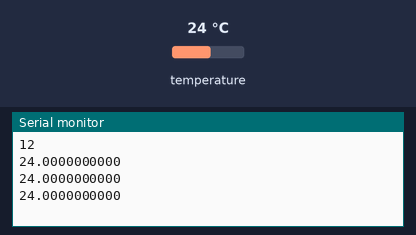
A sketch run on a simulated Arduino Uno, built with avr-gcc and run on an emulated ATmega328P. On the bench: the last lines printed to the serial monitor. The test bench sets the inputs (shaded band); at power-on: temperature 24 °C.

Above: at 2.3 s.
2.4 s: temperature set to 12 °C
At 3.6 s:
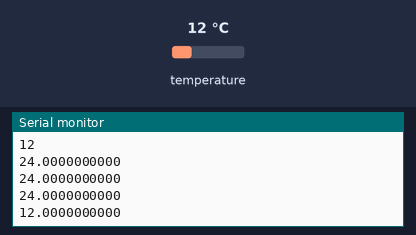
3.9 s: temperature set to 19 °C
At 3.9 s:
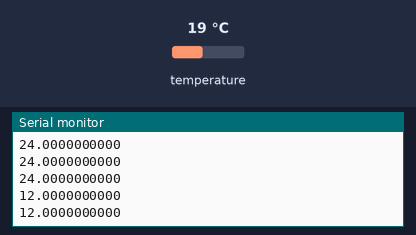
Timing chart, 0 to 6.9 s (numbered marks = the images above; inputs shaded):
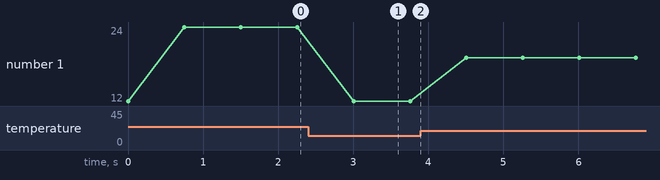

Measured:
- after the input at 2.4 s, the serial monitor: prints a new line after 0.61 s (image 1)
- plotted number 1: 12 → 19 after the input at 3.9 s

The sketch:

firmware.ino
```cpp
#include <DS18B20.h>

DS18B20 ds(2);

void setup() {
  Serial.begin(115200);
  setResolution(9);
}

void loop() {
  while(ds.selectNext()) {
    Serial.println(ds.getTempC(), DEC);
  }
}

// 9 or 12
void setResolution(int resolution) {
  while(ds.selectNext()) {
    uint8_t res = ds.getResolution();
    Serial.println(res);
    if (res != resolution) {
      ds.setResolution(resolution);
    }
  }
}
```
